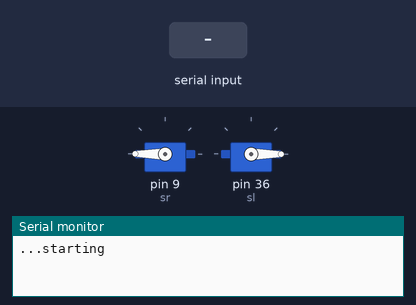
Recording of a sketch running on a simulated Arduino Mega 2560, built with avr-gcc and run on an emulated ATmega2560. Parts: 2 × servo, the last lines printed to the serial monitor. The inputs (shaded band) are chosen by the test bench.

Above: at 1.2 s.
1.3 s: "90 45 200\n" received over Serial
At 1.52 s:
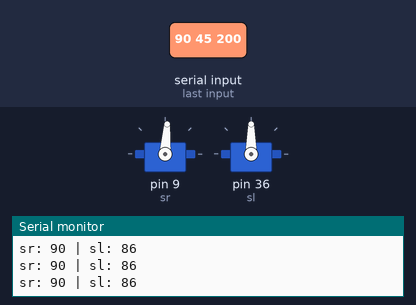
At 3.14 s:
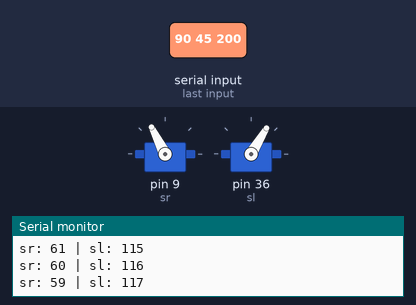
4.3 s: "90,45\n" received over Serial
At 4.6 s:
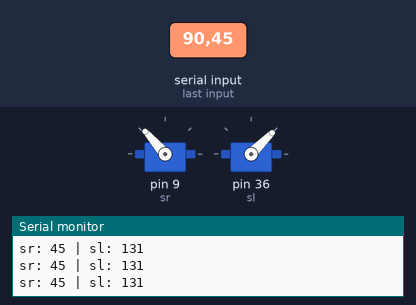
Timing chart, 0 to 7.3 s (numbered marks = the images above; inputs shaded):
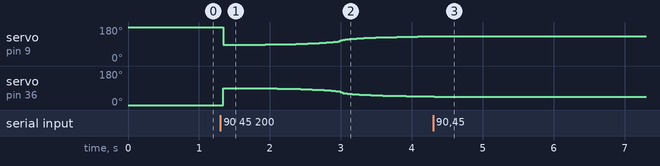

Measured:
- after the input at 1.3 s, servo on pin 9 (sr): 180° → 86° at once, → 87° 0.36 s later, → 88° 0.23 s later, → 89° 0.16 s later, … (36 changes in this stretch); servo on pin 36 (sl): 0° → 90° at once, → 89° 0.36 s later, → 88° 0.23 s later, → 87° 0.16 s later, … (36 changes in this stretch)

The sketch:

servo_easing.ino
```cpp
#include <Servo.h>
//#include <cmath>

Servo sr;
Servo sl;
unsigned long previousMillis = 0;
int startPos, endPos, steps = 100;
unsigned long duration;
int currentStep = 0;
bool isMoving = false;

float easeInOutCirc(float x) {
return x < 0.5 ? (1 - sqrt(1 - pow(2 * x, 2))) / 2 : (sqrt(1 - pow(-2 * x + 2, 2)) + 1) / 2;
}

void servomotion(int Spos, int Epos, int time) {
  startPos = Spos;
  endPos = Epos;
  duration = time;
  previousMillis = millis();  // Reset time
  currentStep = 0;
  isMoving = true;  // Start motion
}

void updateServo() {
  if (!isMoving) return;

  unsigned long currentMillis = millis();
  unsigned long stepDuration = duration / steps;

  if (currentMillis - previousMillis >= stepDuration) {
    previousMillis = currentMillis;

    float progress = (float)currentStep / steps;
    float easedProgress = easeInOutCirc(progress);

    int servoPosL = startPos + round((endPos - startPos) * easedProgress);
    int servoPosR = 176 - (startPos + round((endPos - startPos) * easedProgress));

    sr.write(servoPosR);

    sl.write(servoPosL);

    Serial.print("sr: "); Serial.print(servoPosL);
    Serial.print(" | sl: "); Serial.println(servoPosR);

    currentStep++;
    if (currentStep >= steps) {
      isMoving = false;
      currentStep = 0;
    }
  }
}


void setup() {
  Serial.begin(9600);
  sr.attach(9);
  sl.attach(36);
  sr.write(180);
  sl.write(0);
  Serial.println("...starting");
}

void loop() {
  if (Serial.available() > 0) {
    String input = Serial.readStringUntil('\n');
    input.trim();

    int Spos, Epos, dur;

    // Allow both formats: "09018005" OR "90 180 5"
    if (sscanf(input.c_str(), "%d %d %d", &Spos, &Epos, &dur) == 3) {
        servomotion(Spos, Epos, dur * 1000);
    } else {
        Serial.println("Invalid input format! Use: SSS EEE tt (e.g., 90 180 5)");
    }
}


  updateServo();  // Continuously update servo position
}
```
